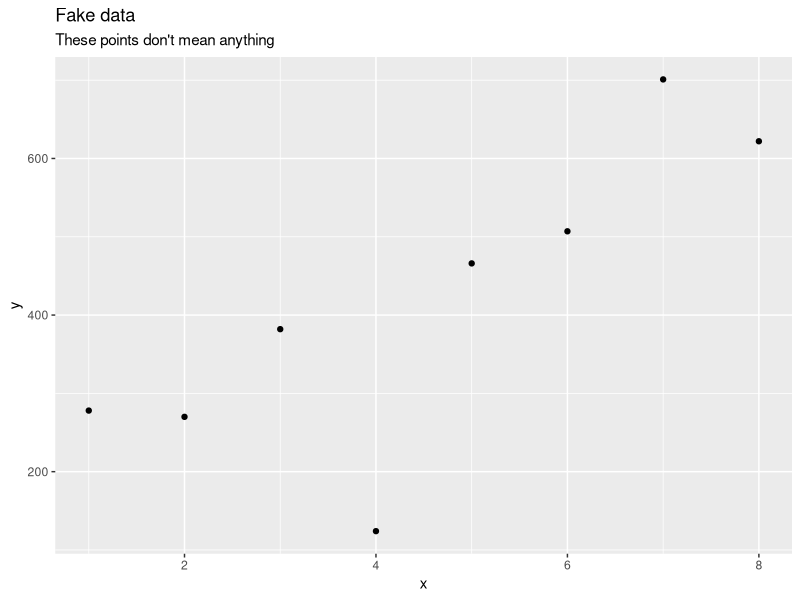
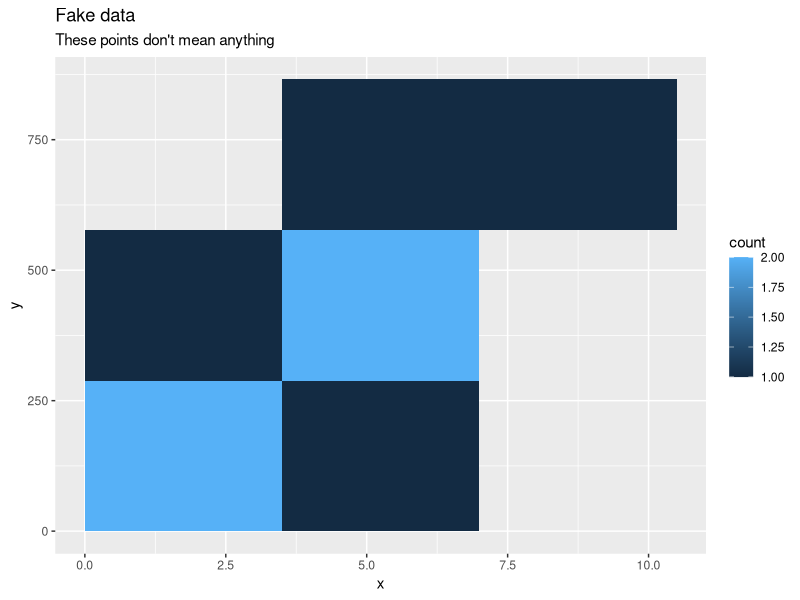

Reproduce these figures in R, in order.
x <- c(8,2,5,7,4,6,3,1)
y <- c(622,270,466,701,124,507,382,278)
cor(x, y, method = 'pearson')
cor(x, y, method = 'spearman')

cor.test(x, y, method = 'pearson')

fake.data <- data.frame(x = c(8,2,5,7,4,6,3,1), 
                        y = c(622, 270, 466, 701, 124, 507, 382, 278))
cor.test(~ x + y, method = 'pearson', data = fake.data)

library(dplyr)
fake.data %>%
  cor.test(~ x + y, method = 'pearson', data = .)

library(ggplot2)
fake.data %>%
  ggplot(aes(x = x, y = y)) +
  geom_point() +
  ggtitle('Fake data', subtitle = 'These points don\'t mean anything')

fake.data %>%
  ggplot(aes(x = x, y = y)) +
  geom_bin2d(bins = 2) +
  ggtitle('Fake data', subtitle = 'These points don\'t mean anything')
